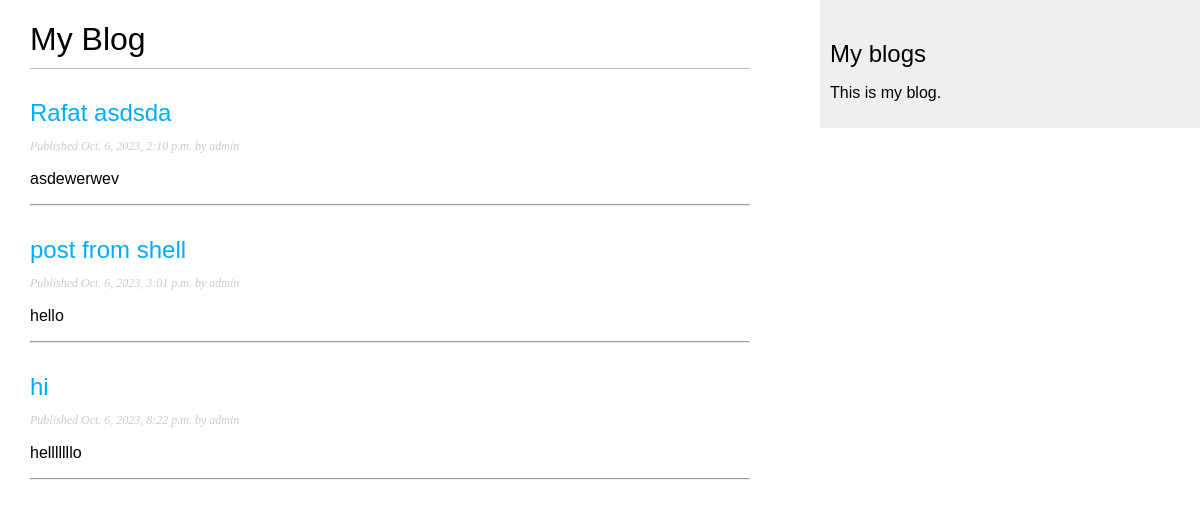
Screenshot of /blog/ with the database file from the repository.
### blog/models.py (models this page shows, shortened)
class Post(models.Model):
    class Status(models.TextChoices):
        DRAFT='DF','Draft'
        PUBLISHED='PB','Published'
    title=models.CharField(max_length=250)
    slug=models.CharField(max_length=250)
    author=models.ForeignKey(User,on_delete=models.CASCADE,related_name='blog_posts')
    body=models.TextField()
    publish=models.DateTimeField(default=timezone.now)
    created=models.DateTimeField(auto_now_add=True)
    updated=models.DateTimeField(auto_now=True)
    status=models.CharField(max_length=2,choices=Status.choices,default=Status.DRAFT)
    class meta:
        ordering=['-publish']

### blog/views.py (the view)
# urls.py: path('', views.post_list,name='post_list'),
def post_list(request):
    posts=Post.objects.all()
    return render(request,'blog/post/post-list.html',{'posts':posts})

### blog/templates/blog/post/post-list.html (shortened to what this page needs)
{% extends "blog/base.html" %}
{% block content %}
    <h1>My Blog</h1>
    {% for post in posts %}
        <h2>
        <a href="{% url 'blog:post_detail' post.id %}">
        {{ post.title }}
        </a>
        </h2>
        <p class="date">
        Published {{ post.publish }} by {{ post.author }}
        </p>
        {{ post.body|truncatewords:30|linebreaks }}
        <hr />
    {% endfor %}
{% endblock %}

### blog/templates/blog/base.html (shortened to what this page needs)
{% load static %}
<!DOCTYPE html>
<html>
    <head>
        <link href="{% static "css/blog.css" %}" rel="stylesheet">
    </head>
    <body>
        <div id="content">
            {% block content %}
            {% endblock %}
        </div>
        <div id="sidebar">
            <h2>My blogs</h2>
            <p>This is my blog.</p>
        </div>
    </body>
</html>

### blog/static/css/blog.css (style rules this page uses)
body { margin:0; padding:0; font-family:helvetica, sans-serif; }
a { color:#00abff; text-decoration:none; }
h1 { font-weight:normal; border-bottom:1px solid #bbb; padding:0 0 10px 0; }
h2 { font-weight:normal; margin:30px 0 0; }
#content { float:left; width:60%; padding:0 0 0 30px; }
#sidebar { float:right; width:30%; padding:10px; background:#efefef; height:100%; }
p.date { color:#ccc; font-family: georgia, serif; font-size: 12px; font-style: italic; }

### rows the page displays
Post: title "Rafat asdsda", publish "Oct. 6, 2023, 2:10 p.m.", author "admin", body "asdewerwev"
Post: title "post from shell", publish "Oct. 6, 2023, 3:01 p.m.", author "admin", body "hello"
Post: title "hi", publish "Oct. 6, 2023, 8:22 p.m.", author "admin", body "helllllllo"
